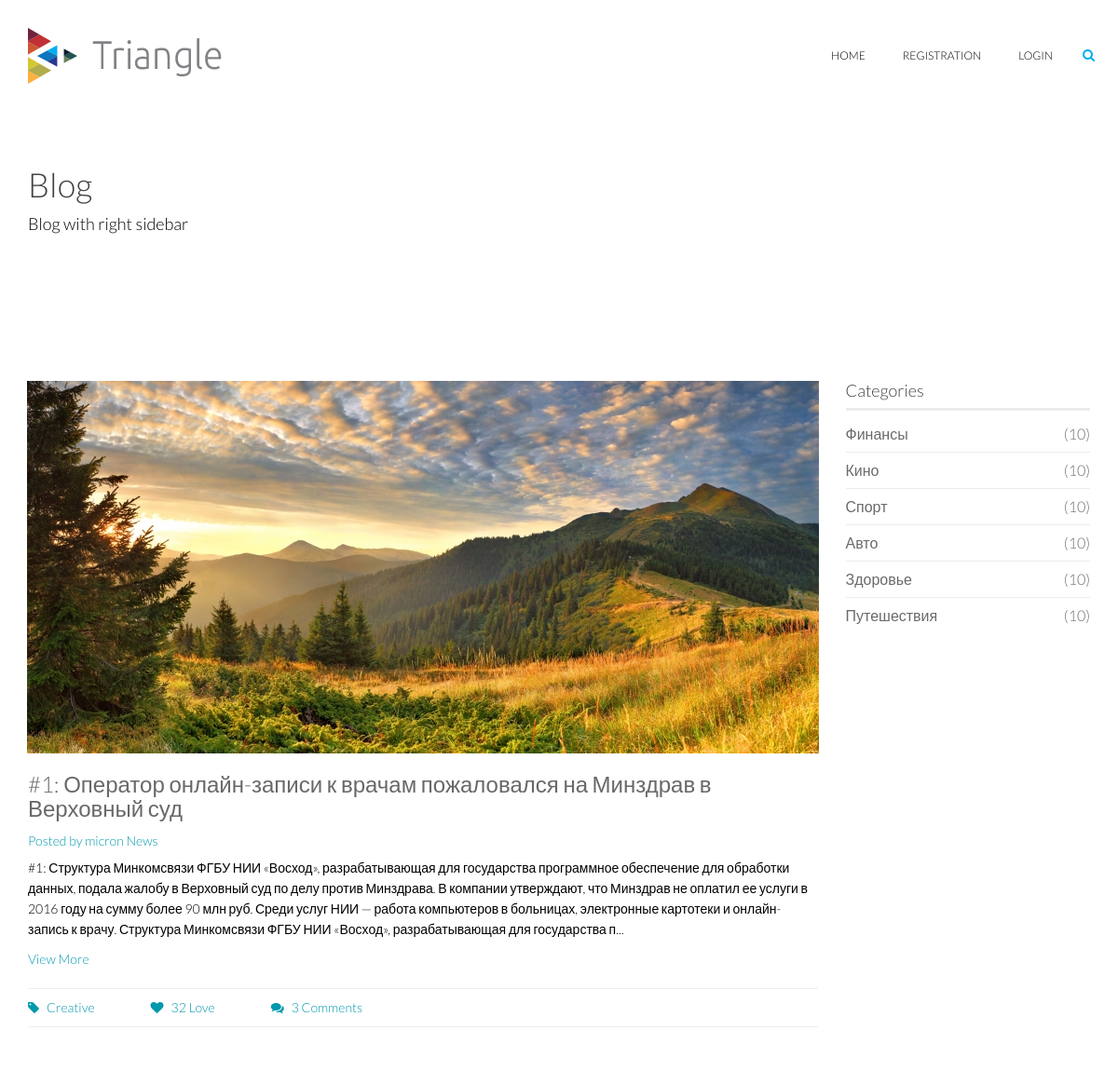
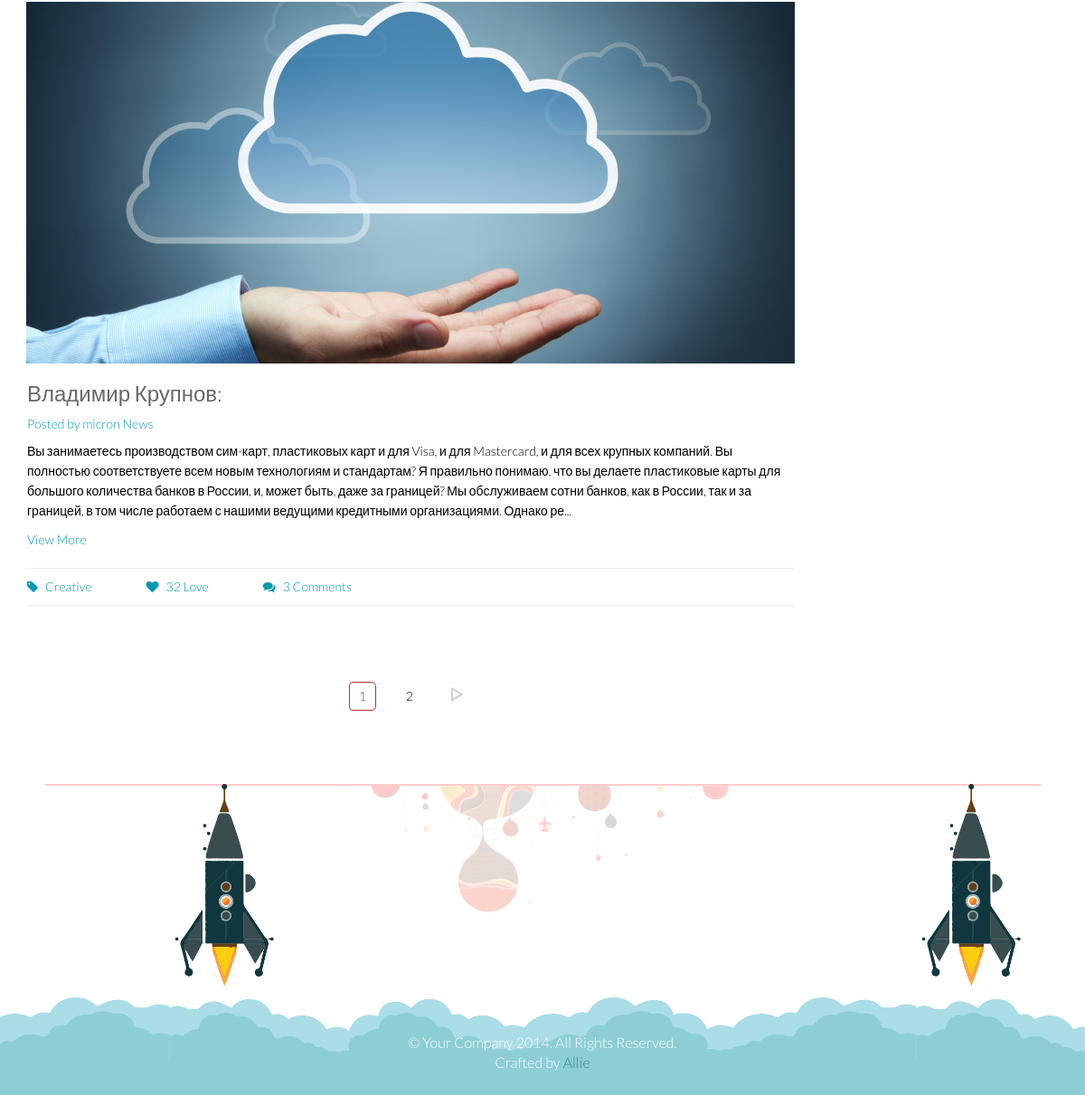
The page / on the database its author committed (2 pictures, top to bottom).
### tables this page shows
CREATE TABLE `news` (
  `id` int(11) NOT NULL,
  `picture` varchar(255) NOT NULL,
  `caption` varchar(255) NOT NULL,
  `description` text NOT NULL,
  `love` int(11) NOT NULL DEFAULT '0',
  `comments` int(11) NOT NULL DEFAULT '0',
  `date` date NOT NULL,
  `category_id` int(11) NOT NULL,
  `author` varchar(32) NOT NULL
);

CREATE TABLE `category` (
  `id` int(11) NOT NULL,
  `name` varchar(255) NOT NULL,
  `sort_order` int(11) NOT NULL
);

### components/components.php (called while the page is built, shortened)
<?php
function displayTheTemplateNewParameter($folder, $res, $data, $categories, $categoryID)
{
	$template = ROOT.'/views/'.$folder.'/view.php';
	include_once($template);
	return true;
}

### controllers/controllers.php (called while the page is built, shortened)
<?php
function displayEntries()
{
	$categories = getCategoriesList();
	$data = getPaginationData();
	$data['page'] = true;
	$res = getAllRecords($data['start'], $data['perpage']);
	displayTheTemplateNewParameter('blogging', $res, $data, $categories, array());
}

### models/models.php (called while the page is built, shortened)
<?php
function getAllRecords($start, $perpage)
{
	$db = connectionToTheDatabase();
	$sql = 'SELECT * FROM news LIMIT :start, :perpage';
	$statement = $db->prepare($sql);
	$statement->bindParam(':start', $start, PDO::PARAM_INT);
	$statement->bindParam(':perpage', $perpage, PDO::PARAM_INT);
	$statement->execute();
	$data = $statement->fetchAll(PDO::FETCH_CLASS);
	if (isset($data)) return $data;
}
function getCategoriesList()
{
	$db = connectionToTheDatabase();
	$categoryList = array();
  $result = $db->query('SELECT id, name FROM category ORDER BY sort_order ASC');
  $i = 0;
  while ($row = $result->fetch()) {
      $categoryList[$i]['id'] = $row['id'];
      $categoryList[$i]['name'] = $row['name'];
      $i++;
  }
  return $categoryList;
}

### views/layouts/categories.php (the view, shortened to what this page needs)
<?php if ($folder == 'blogging') { ?>
	<?php foreach ($categories as $categoryItem): ?>
		<li  class="<?=$active = (isset($_GET['categoryID'])) ? (($_GET['categoryID'] == $categoryItem['id']) ? 'active' : '') : '';  ?>">
			<a href="?action=category&amp;categoryID=<?php echo $categoryItem['id'];?>">
				<?php echo $categoryItem['name'];?>
				<span class="pull-right">(10)</span>
			</a>
		</li>
	<?php endforeach; ?>
<?php } ?>

### views/blogging/view.php (shortened to what this page needs)
<?php require_once(ROOT.'/views/layouts/header.php'); ?>
    <?php require_once(ROOT.'/views/layouts/heading.php'); ?>
    <section id="blog" class="padding-top">
        <div class="container">
            <div class="row">
                <div class="col-md-9 col-sm-7">
                    <div class="row">
                        <?php foreach ($res as $item): ?>
                            <div class="col-sm-12 col-md-12">
                                <div class="single-blog single-column">
                                    <div class="post-thumb">
                                        <a href="#">
                                            <img src="<?php
                                                    if (!empty($item->picture)) {
                                                        echo $item->picture;
                                                    } else {
                                                        echo '/template/images/blog/9.jpg';
                                                    }
                                                    ?>"
                                                 class="img-responsive"
                                                 alt=""></a>
                                    </div>
                                    <div class="post-content overflow">
                                        <h2 class="post-title bold"><a href="?action=detail&amp;item=<?=$item->id ?>"><?=$item->caption ?></a></h2>
                                        <h3 class="post-author"><a href="#">Posted by micron News</a></h3>
                                        <p><?=mb_strimwidth($item->description, 0, 450, "..."); ?></p>
                                        <a href="#" class="read-more">View More</a>
                                        <div class="post-bottom overflow">
                                            <ul class="nav navbar-nav post-nav">
                                                <li><a href="#"><i class="fa fa-tag"></i>Creative</a></li>
                                                <li><a href="#"><i class="fa fa-heart"></i>32 Love</a></li>
                                                <li><a href="#"><i class="fa fa-comments"></i>3 Comments</a></li>
                                            </ul>
                                        </div>
                                    </div>
                                </div>
                            </div>
                        <?php endforeach; ?>
                    </div>
                    <?php require_once(ROOT.'/views/layouts/pagination.php'); ?>
                 </div>
                <div class="col-md-3 col-sm-5">
                    <div class="sidebar blog-sidebar">
                        <div class="sidebar-item categories">
                            <h3>Categories</h3>
                            <ul class="nav navbar-stacked">
                                <?php require_once(ROOT.'/views/layouts/categories.php');?>
                            </ul>
                        </div>
                    </div>
                </div>
            </div>
        </div>
    </section>
<?php require_once(ROOT.'/views/layouts/footer.php'); ?>

### views/layouts/pagination.php (shortened to what this page needs)
<?php if (isset($data['page'])) { ?>
    <?php if ($data['page']): ?>
        <div class="blog-pagination">
            <ul class="pagination">
                <li class="active"><a href="?action=page&amp;page=<?php echo $data['curpage'] ?>"><?php echo $data['curpage'] ?></a></li>
                <?php if ($data['curpage'] != $data['endpage']) { ?>
                    <li><a href="?action=page&amp;page=<?php echo $data['nextpage'] ?>"><?php echo $data['nextpage'] ?></a></li>
                    <li class="endpage"><a href="?action=page&amp;page=<?php echo $data['endpage'] ?>">right</a></li>
                <?php } ?>
            </ul>
        </div>
    <?php endif; ?>
<?php } ?>

### template/css/main.css (style rules this page uses)
body { background: #fff; font-family: 'Lato', sans-serif; font-weight: 300; font-size: 14px; line-height: 22px; color: #000; }
html { height: 100%; }
a { color:#C03035; }
a { -webkit-transition: 300ms; -moz-transition: 300ms; -o-transition: 300ms; transition: 300ms; }
ul { list-style: none; }
h1, h2, h3, h4, h5, h6 { font-family: 'Lato', sans-serif; font-weight: 300; }
h2 { font-size: 24px; color: #686868; }
h3 { font-size: 18px; }
.overflow { overflow: hidden; }
.padding-top { padding-top: 90px; }
.pagination li { display: inline-block; margin: 0 10px; }
.pagination li a { color: #000; padding: 5px 10px; border-radius: 5px; border: 1px solid #fff; }
.pagination li.endpage a { background: url(../images/portfolio/right.png); background-repeat: no-repeat; text-indent: -999999999px; background-position: center top 10px; width: 32px; height: 36px; border: none; -webkit-transition: 300ms; -moz-transition: 300ms; -o-transition: 300ms; transition: 300ms; }
.pagination li a:hover, .pagination .active a, .pagination a:active, .pagination .active a:hover, .pagination .active a:focus, .pagination a:focus { background: transparent; border-color: #C03035; color: #C03035; }
.sidebar h3 { color: #404040; margin-top: 0; border-bottom: 3px solid #ececec; margin-bottom: 6px; padding-bottom: 8px; }
.sidebar-item { margin-bottom: 48px; }
.categories .navbar-stacked li { border-bottom: 1px solid #ececec; }
.categories .navbar-stacked li:last-child { border-bottom: 0px solid #ececec; }
.categories .navbar-stacked li a { font-size: 16px; color: #6a6a6a; padding: 8px 0; padding-left: 0; }
.post-thumb { margin: -1px -1px 0; position: relative; overflow: hidden; }
.post-content { padding: 20px 0; }
.post-title { margin-top: 0; }
.post-title a, .comments-number a { color: #686868; }
.post-content .post-author { margin-top: 0; }
.post-content .post-author a { font-weight: 300; font-size: 14px; color: #0099AE; }
a.read-more { color: #0099AE; font-weight: 300; }
.post-bottom { border-top: 1px solid #eeeeee; padding-top: 10px; margin-top: 20px; margin: 20px -20px 0; padding: 20px 20px 0; }
.single-blog { padding-bottom: 30px; }
.single-blog .post-bottom { border-bottom: 1px solid #eeeeee; padding-top: 10px; padding-bottom: 10px; }
.post-nav { margin:0; padding: 0; }
.post-nav li a { color: #0099AE; padding: 0; text-align: left; }
.post-nav li a i { color: #0099AE; margin-right: 8px; }
.blog-pagination { text-align: center; padding-top: 10px; padding-bottom: 55px; }
.navbar-nav.post-nav li { margin-right: 60px; }

### rows shown on the page
news: picture (picture), caption "#1: Оператор онлайн-записи к врачам пожаловался на Минздрав в Верховный суд", description "#1: Структура Минкомсвязи ФГБУ НИИ «Восход», разрабатывающая для государства программное обеспечение для обработки данных, подала жалобу в Верховный суд по делу против Минздрава. В компании утверждают, что Минздрав не оплатил ее услуги в 2016 году на сумму более 90 млн руб. Среди услуг НИИ — работа компьютеров в больницах, электронные картотеки и онлайн-запись к врачу. Структура Минкомсвязи ФГБУ НИИ «Восход», разрабатывающая для государства п..."
news: picture (picture), caption "Владимир Крупнов:", description "Вы занимаетесь производством сим-карт, пластиковых карт и для Visa, и для Mastercard, и для всех крупных компаний. Вы полностью соответствуете всем новым технологиям и стандартам? Я правильно понимаю, что вы делаете пластиковые карты для большого количества банков в России, и, может быть, даже за границей? Мы обслуживаем сотни банков, как в России, так и за границей, в том числе работаем с нашими ведущими кредитными организациями. Однако ре...", category "1", id "2"
category: name "Финансы"
category: name "Кино"
category: name "Спорт"
category: name "Авто"
category: name "Здоровье"
category: name "Путешествия"
